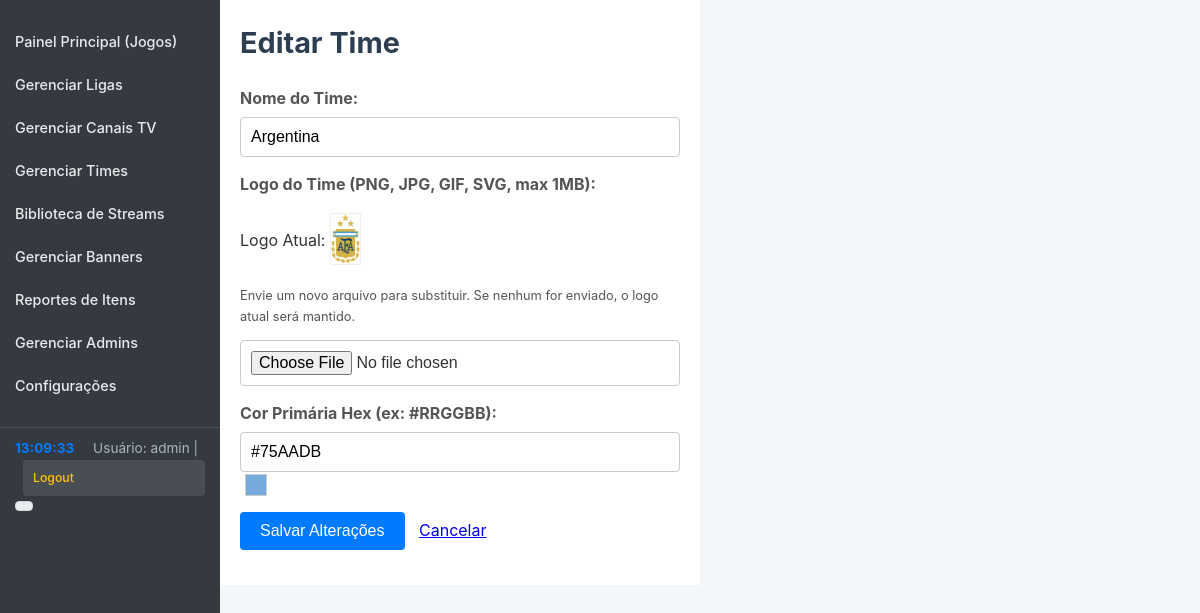
Page /admin/edit_team.php?id=9 (signed in) on the committed database.
### tables this page shows
CREATE TABLE `teams` (
  `id` int(11) NOT NULL,
  `name` varchar(255) NOT NULL COMMENT 'Official name of the team',
  `logo_filename` varchar(255) DEFAULT NULL COMMENT 'Filename of the uploaded team logo',
  `primary_color_hex` varchar(7) DEFAULT NULL COMMENT 'Primary color of the team in HEX format (e.g., #RRGGBB)',
  `created_at` timestamp NOT NULL DEFAULT current_timestamp()
);

### admin/edit_team.php (the view, shortened to what this page needs)
<?php
require_once __DIR__ . '/../../FutOnline_config/config.php';
$page_title = "Editar Time"; $message = ''; $team_id = null;
$team_name = ''; $current_logo_filename = null; $primary_color_hex = '';
$csrf_token = ''; if (isset($_GET['id']) && filter_var($_GET['id'], FILTER_VALIDATE_INT)) {
    $team_id = (int)$_GET['id'];
} elseif (isset($_POST['team_id']) && filter_var($_POST['team_id'], FILTER_VALIDATE_INT)) {
    $team_id = (int)$_POST['team_id'];
}
$team_data_loaded = false;
if ($_SERVER["REQUEST_METHOD"] != "POST" || !isset($_POST['update_team']) || !empty($message)) {
    try {
        $stmt_fetch = $pdo->prepare("SELECT name, logo_filename, primary_color_hex FROM teams WHERE id = :id");
        $stmt_fetch->bindParam(':id', $team_id, PDO::PARAM_INT);
        $stmt_fetch->execute();
        $item = $stmt_fetch->fetch(PDO::FETCH_ASSOC);
                if ($_SERVER["REQUEST_METHOD"] != "POST" || empty($message)) {
            $team_name = $item['name'];
            $current_logo_filename = $item['logo_filename'];
            $primary_color_hex = $item['primary_color_hex'];
        }
        $team_data_loaded = true;
    } catch (PDOException $e) {
        error_log("PDOException in " . __FILE__ . " (fetching team data for ID: " . $team_id . "): " . $e->getMessage());
        $message = '<p style="color:red;">Ocorreu um erro no banco de dados ao carregar os dados do time. Por favor, tente novamente.</p>';
    }
}
?>
<!DOCTYPE html><html lang="pt-br"><head><meta charset="UTF-8"><title><?php echo htmlspecialchars($page_title); ?> - Painel Admin</title><link rel="stylesheet" href="css/admin_style.css">
</head>
<body>
    <div class="container" style="max-width:700px;">
        <div class="admin-layout">
            <?php require_once 'templates/navigation.php'; ?>
            <div class="main-content">
                <h1><?php echo htmlspecialchars($page_title); ?></h1>
    <?php if ($team_id && ($team_data_loaded || $_SERVER["REQUEST_METHOD"] == "POST")): ?>
    <form action="edit_team.php?id=<?php echo $team_id; ?>" method="POST" enctype="multipart/form-data">
        <div><label for="team_name">Nome do Time:</label><input type="text" id="team_name" name="team_name" value="<?php echo htmlspecialchars($team_name); ?>" required></div>
        <div>
            <label for="logo_file">Logo do Time (PNG, JPG, GIF, SVG, max 1MB):</label>
            <?php if($current_logo_filename):?>
                <p>Logo Atual: <img src="<?php echo TEAM_LOGO_UPLOAD_DIR.htmlspecialchars($current_logo_filename);?>" alt="Logo Atual" style="max-height:50px; vertical-align: middle; margin-bottom:5px; border:1px solid #eee;"></p>
                <p style="font-size:0.8em; color:#555;">Envie um novo arquivo para substituir. Se nenhum for enviado, o logo atual será mantido.</p>
            <?php else: ?>
                <p style="font-size:0.8em; color:#555;">Nenhum logo cadastrado. Envie um arquivo.</p>
            <?php endif; ?>
            <input type="file" id="logo_file" name="logo_file" accept="image/png, image/jpeg, image/gif, image/svg+xml">
        </div>
        <div>
            <label for="primary_color_hex">Cor Primária Hex (ex: #RRGGBB):</label>
            <input type="text" id="primary_color_hex" name="primary_color_hex" value="<?php echo htmlspecialchars($primary_color_hex ?? ''); ?>" placeholder="#FFFFFF">
            <?php if(!empty($primary_color_hex)): ?>
                 <span class="color-preview" style="background-color:<?php echo htmlspecialchars($primary_color_hex); ?>"></span>
            <?php endif; ?>
        </div>
        <div><button type="submit" name="update_team">Salvar Alterações</button> <a href="manage_teams.php" style="margin-left:10px;">Cancelar</a></div>
    </form>
    <?php elseif(empty($message)):
        echo '<p style="color:red;">Time não encontrado ou ID inválido.</p>';
        echo '<p><a href="manage_teams.php">Voltar para Gerenciar Times</a></p>';
    endif; ?>
            </div>         </div>     </div>
</body></html>

### admin/css/admin_style.css (style rules this page uses)
body { font-family: -apple-system, BlinkMacSystemFont, "Segoe UI", Roboto, "Helvetica Neue", Arial, sans-serif; background-color: #f4f7f9; color: #333; margin: 0; padding: 0; line-height: 1.6; }
.container { padding: 0; background-color: #fff; }
.admin-layout { display: flex; }
.main-content { margin-left: 220px; padding: 20px; flex-grow: 1; box-sizing: border-box; }
h1, h2, h3, h4 { color: #2c3e50; margin-top: 0; }
h1 { font-size: 1.8em; margin-bottom: 20px; }
form div { margin-bottom: 15px; }
form label { display: block; margin-bottom: 5px; font-weight: bold; color: #555; }
form input[type="text"], form input[type="url"], form input[type="datetime-local"], form input[type="file"], form input[type="password"], form input[type="email"], form select, form textarea { width: 100%; padding: 10px; border: 1px solid #ccc; border-radius: 4px; box-sizing: border-box; font-size: 1em; transition: border-color 0.3s ease; }
form button[type="submit"], .button, button, .edit-button, .delete-button { background-color: #007bff; color: white; padding: 10px 20px; border: none; border-radius: 4px; cursor: pointer; font-size: 1em; transition: background-color 0.3s ease; text-decoration: none; display: inline-block; }
form>div:not(.form-row):not(.form-group-inline) { margin-bottom: 15px; }

### admin/edit_team.php (style rules this page uses)
.color-preview { display: inline-block; width: 20px; height: 20px; border: 1px solid #ccc; vertical-align: middle; margin-left: 5px; }

### rows in the picture
teams: team_name "Argentina", logo_filename (picture), primary_color_hex "#75AADB"

### other values in the picture
$_SESSION['admin_username'] "admin"
$page_title "Editar Time"
